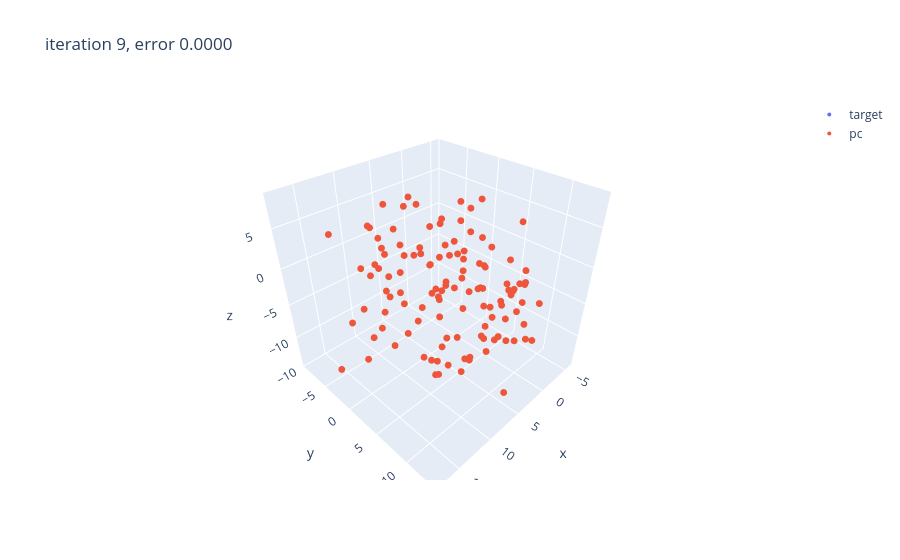

Notebook source saved alongside this figure:
### Code cell
R_est, t_est, aligned = icp(source, shuffled_target)
